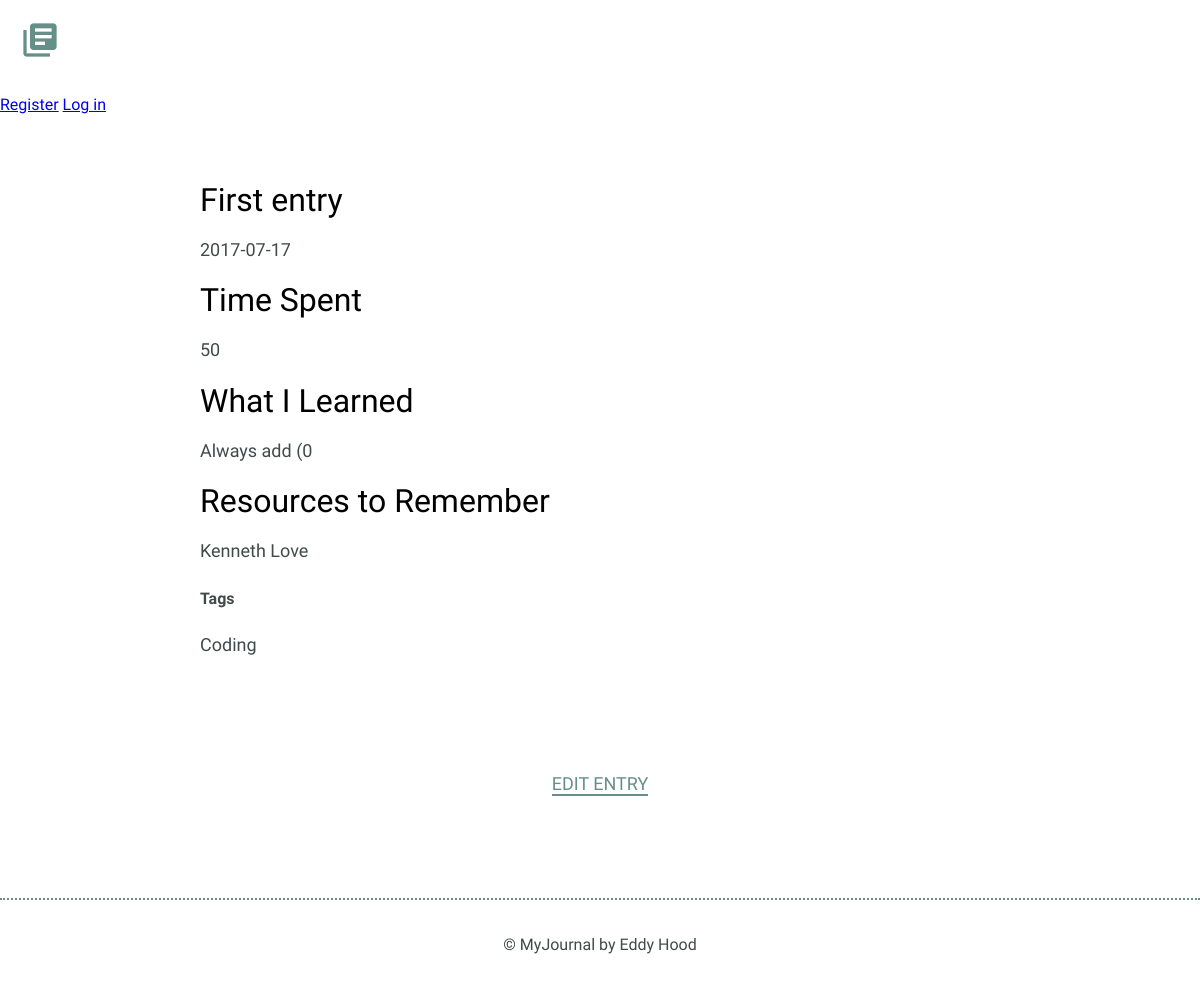
Screenshot of /details/First entry with the database file from the repository.
### models.py (models this page shows)
class Journal(Model):
    user = ForeignKeyField(User, related_name="journal")
    title = CharField()
    date = DateField()
    time = IntegerField()
    entry = TextField()
    resources = TextField()
    tag = CharField()
    timestamp = DateTimeField(default=datetime.datetime.now)
    class Meta:
        database = DATABASE
        order_by = ('-timestamp',)

### journalist.py (the view)
@app.route('/details/<entry_title>')
def details(entry_title):
    entry = models.Journal.select().where(models.Journal.title == entry_title)
    return render_template('detail.html', entry=entry)

### journalist.py (called while the page is built)
@app.before_request
def before_request():
    g.db = models.DATABASE
    g.db.connect()
    g.user = current_user

@app.teardown_request
def teardown_request(exception):
    db =getattr(g, 'db', None)
    if db is not None:
        db.close()

### templates/detail.html
{% extends 'layout.html' %}
{% block content %}
        <section>
            <div class="container">
                <div class="entry-list single">
                {%for entry in entry %}
                    <h2>{{ entry.title }}</h2>
                    <p>{{ entry.date }}</p>
                    <h2>Time Spent</h2>
                    <p>{{ entry.time }}</p>
                    <h2>What I Learned</h2>
                    <p>{{ entry.entry }}</p>
                    <h2>Resources to Remember</h2>
                    <p>{{ entry.resources }}</p>
                    <h4>Tags</h4>
                    <p>{{ entry.tag }}</p>
                {% endfor %}
                </div>
            </div>
            <div class="edit">
                <p><a href="edit.html">Edit Entry</a></p>
            </div>
        </section>
{% endblock %}

### static/css/site.css (style rules this page uses)
body { font-size: 16px; color: #404a49; font-family: 'Cousine', serif; font-weight: 400; }
.container { margin: 0 auto; padding: 0 25px; }
h1, h2, h3 { margin: 0; font-weight: 400; line-height: 1em; color: #000; }
h2 { font-size: 32px; }
p { line-height: 1.8em; font-size: 18px; }
p a { border-bottom: 2px solid #678f89; padding: 0; color: #678f89; text-decoration: none; }
.entry-list, .edit-entry, .new-entry { max-width: 800px; margin: 0 auto; padding: 70px 0 150px 0; }
.entry-list.single { padding-bottom: 70px; }
.edit { padding-bottom: 80px; text-align: center; margin: 0 auto; }
.edit a { font-weight: 400; text-transform: uppercase; font-size: 18px; }

### rows the page displays
Journal: title "First entry", date "2017-07-17", time "50", entry "Always add (0", resources "Kenneth Love", tag "Coding"
